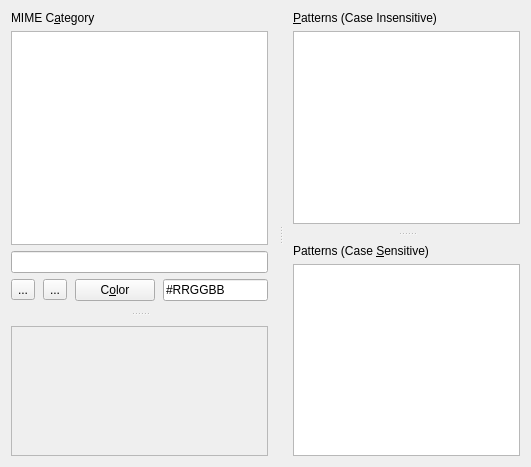
<?xml version="1.0" encoding="UTF-8"?>
<ui version="4.0">
 <class>MimeCategoryConfigPage</class>
 <widget class="QWidget" name="MimeCategoryConfigPage">
  <property name="geometry">
   <rect>
    <x>0</x>
    <y>0</y>
    <width>531</width>
    <height>467</height>
   </rect>
  </property>
  <property name="windowTitle">
   <string>Form</string>
  </property>
  <layout class="QVBoxLayout" name="verticalLayout_3">
   <item>
    <widget class="QSplitter" name="midHorSplitter">
     <property name="orientation">
      <enum>Qt::Horizontal</enum>
     </property>
     <property name="handleWidth">
      <number>25</number>
     </property>
     <property name="childrenCollapsible">
      <bool>false</bool>
     </property>
     <widget class="QSplitter" name="treemapSplitter">
      <property name="orientation">
       <enum>Qt::Vertical</enum>
      </property>
      <property name="handleWidth">
       <number>25</number>
      </property>
      <property name="childrenCollapsible">
       <bool>false</bool>
      </property>
      <widget class="QWidget" name="leftTopColumnWidget">
       <layout class="QVBoxLayout" name="leftTopColumnLayout" stretch="0,1,0,0">
        <item>
         <widget class="QLabel" name="mimeCategoryCaption">
          <property name="text">
           <string>MIME C&amp;ategory</string>
          </property>
          <property name="buddy">
           <cstring>listWidget</cstring>
          </property>
         </widget>
        </item>
        <item>
         <widget class="QListWidget" name="listWidget">
          <property name="sizePolicy">
           <sizepolicy hsizetype="Expanding" vsizetype="Expanding">
            <horstretch>0</horstretch>
            <verstretch>2</verstretch>
           </sizepolicy>
          </property>
          <property name="minimumSize">
           <size>
            <width>80</width>
            <height>80</height>
           </size>
          </property>
          <property name="sortingEnabled">
           <bool>true</bool>
          </property>
         </widget>
        </item>
        <item>
         <widget class="QLineEdit" name="nameLineEdit">
          <property name="toolTip">
           <string>Edit the name of the current category.</string>
          </property>
         </widget>
        </item>
        <item>
         <layout class="QHBoxLayout" name="buttonsLayout" stretch="0,0,1,0,0">
          <property name="spacing">
           <number>8</number>
          </property>
          <item>
           <widget class="QToolButton" name="addButton">
            <property name="toolTip">
             <string>Create a new category.</string>
            </property>
            <property name="text">
             <string>...</string>
            </property>
            <property name="icon">
             <iconset resource="icons.qrc">
              <normaloff>:/icons/add.png</normaloff>:/icons/add.png</iconset>
            </property>
           </widget>
          </item>
          <item>
           <widget class="QToolButton" name="removeButton">
            <property name="toolTip">
             <string>Remove the current category.</string>
            </property>
            <property name="text">
             <string>...</string>
            </property>
            <property name="icon">
             <iconset resource="icons.qrc">
              <normaloff>:/icons/remove.png</normaloff>:/icons/remove.png</iconset>
            </property>
           </widget>
          </item>
          <item>
           <spacer name="horizontalSpacer">
            <property name="orientation">
             <enum>Qt::Horizontal</enum>
            </property>
            <property name="sizeHint" stdset="0">
             <size>
              <width>30</width>
              <height>20</height>
             </size>
            </property>
           </spacer>
          </item>
          <item>
           <widget class="QPushButton" name="colorButton">
            <property name="sizePolicy">
             <sizepolicy hsizetype="Preferred" vsizetype="Fixed">
              <horstretch>0</horstretch>
              <verstretch>0</verstretch>
             </sizepolicy>
            </property>
            <property name="toolTip">
             <string>Select a color for the current category.</string>
            </property>
            <property name="text">
             <string>C&amp;olor</string>
            </property>
           </widget>
          </item>
          <item>
           <widget class="QLineEdit" name="colorLineEdit">
            <property name="sizePolicy">
             <sizepolicy hsizetype="Preferred" vsizetype="Fixed">
              <horstretch>0</horstretch>
              <verstretch>0</verstretch>
             </sizepolicy>
            </property>
            <property name="toolTip">
             <string>Enter color RGB code directly.</string>
            </property>
            <property name="text">
             <string>#RRGGBB</string>
            </property>
           </widget>
          </item>
         </layout>
        </item>
       </layout>
      </widget>
      <widget class="iDirStat::TreemapView" name="treemapView">
       <property name="sizePolicy">
        <sizepolicy hsizetype="Preferred" vsizetype="Preferred">
         <horstretch>0</horstretch>
         <verstretch>0</verstretch>
        </sizepolicy>
       </property>
       <property name="minimumSize">
        <size>
         <width>80</width>
         <height>120</height>
        </size>
       </property>
       <property name="toolTip">
        <string>Preview Treemap</string>
       </property>
       <property name="frameShape">
        <enum>QFrame::StyledPanel</enum>
       </property>
       <property name="frameShadow">
        <enum>QFrame::Sunken</enum>
       </property>
      </widget>
     </widget>
     <widget class="QSplitter" name="patternsSplitter">
      <property name="orientation">
       <enum>Qt::Vertical</enum>
      </property>
      <property name="handleWidth">
       <number>20</number>
      </property>
      <property name="childrenCollapsible">
       <bool>false</bool>
      </property>
      <widget class="QWidget" name="patternsTopWidget">
       <layout class="QVBoxLayout" name="patternsTopLayout">
        <item>
         <widget class="QLabel" name="caseInsensitivePatternsCaption">
          <property name="text">
           <string>&amp;Patterns (Case Insensitive)</string>
          </property>
          <property name="buddy">
           <cstring>caseInsensitivePatternsTextEdit</cstring>
          </property>
         </widget>
        </item>
        <item>
         <widget class="QPlainTextEdit" name="caseInsensitivePatternsTextEdit">
          <property name="minimumSize">
           <size>
            <width>150</width>
            <height>0</height>
           </size>
          </property>
          <property name="toolTip">
           <string>Add filename patterns here,
each one on a separate line.
Use * or ? as wildcards.</string>
          </property>
         </widget>
        </item>
       </layout>
      </widget>
      <widget class="QWidget" name="patternsBottomWidget">
       <layout class="QVBoxLayout" name="patternsBottomLayout">
        <item>
         <widget class="QLabel" name="caseSensitivePatternsCaption">
          <property name="text">
           <string>Patterns (Case &amp;Sensitive)</string>
          </property>
          <property name="buddy">
           <cstring>caseSensitivePatternsTextEdit</cstring>
          </property>
         </widget>
        </item>
        <item>
         <widget class="QPlainTextEdit" name="caseSensitivePatternsTextEdit">
          <property name="minimumSize">
           <size>
            <width>150</width>
            <height>0</height>
           </size>
          </property>
          <property name="toolTip">
           <string>Add filename patterns here,
each one on a separate line.
Use * or ? as wildcards.</string>
          </property>
         </widget>
        </item>
       </layout>
      </widget>
     </widget>
    </widget>
   </item>
  </layout>
 </widget>
 <customwidgets>
  <customwidget>
   <class>iDirStat::TreemapView</class>
   <extends>QFrame</extends>
   <header>TreemapView.h</header>
   <container>1</container>
  </customwidget>
 </customwidgets>
 <resources>
  <include location="icons.qrc"/>
 </resources>
 <connections/>
</ui>
